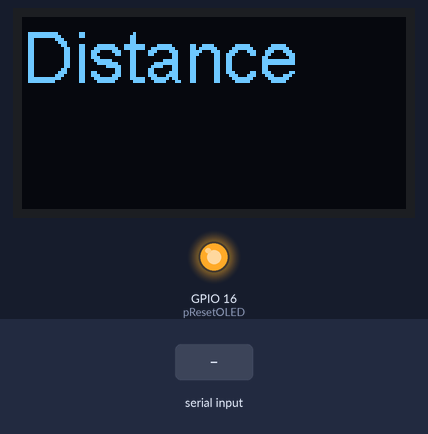
Recording of a sketch running on a simulated ESP32. On the bench: 128×64 one-colour display, output pins drawn as LEDs (lit = HIGH). Inputs (shaded band) come from the test bench. What the sketch prints to the serial monitor is not drawn.

Above: at 1.2 s.
1.3 s: "1" received over the second serial link
At 3.6 s:
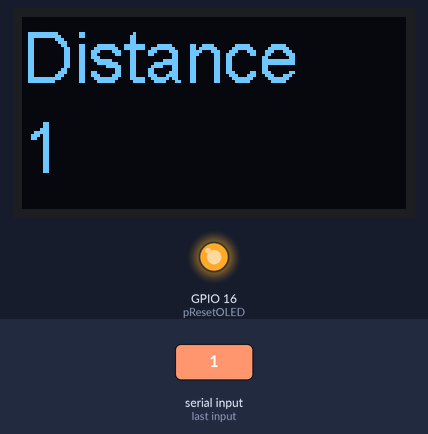
6.2 s: "0" received over the second serial link
At 10.3 s:
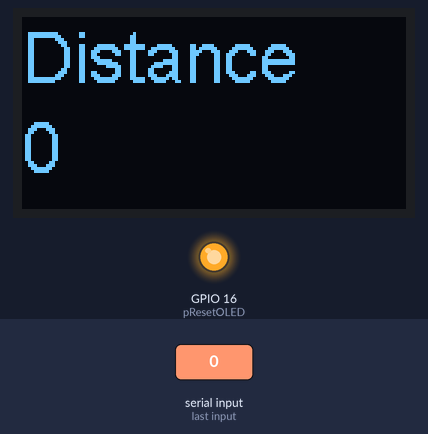
10.6 s: "2" received over the second serial link
At 13.2 s:
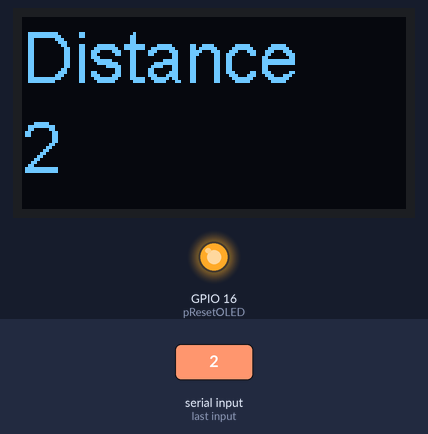
Timing chart, 0 to 14.7 s (numbered marks = the images above; inputs shaded):
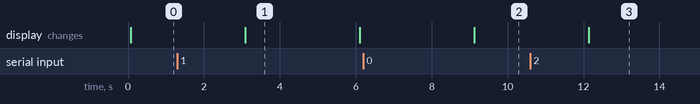

Measured:
- after the input at 1.3 s, the display: changes after 1.8 s (image 1)
- after the input at 6.2 s, the display: changes after 2.9 s (image 2)
- after the input at 10.6 s, the display: changes after 1.5 s (image 3)
- what the display in image 1 shows lasts 3.0 s, from 3.1 s to 6.1 s

The sketch:

Test_OLED_heltec_LASER_703A_9_1_2021v12.ino
```cpp
#define RXD2 17
#define TXD2 23
int received ;
String packet ;


// OLED Library https://github.com/ThingPulse/esp8266-oled-ssd1306
#include <SSD1306.h>


//OLED pins to ESP32 GPIOs on Heltec LoRa32:
//OLED_SDA -- GPIO4
//OLED_SCL -- GPIO15
//OLED_RST -- GPIO16

SSD1306  display(0x3c, 4, 15);
const int pResetOLED = 16;

void setup() {
  // put your setup code here, to run once:
    pinMode(pResetOLED, OUTPUT);
    digitalWrite(pResetOLED, LOW);         // set GPIO16 low to reset OLED
    delay(50);
    digitalWrite(pResetOLED, HIGH);        // while OLED is running, must set GPIO16 in high
    display.init(); // Initialising the UI will init the display too.
    display.flipScreenVertically();
    display.setFont(ArialMT_Plain_24);
    display.setTextAlignment(TEXT_ALIGN_LEFT);
    Serial.begin(19200);
    // Serial connected to LIDAR sensor
    Serial2.begin(19200, SERIAL_8N1, RXD2, TXD2);

}

void loop() {
  // put your main code here, to run repeatedly:
 Serial2.println( "F" );
 //delay(1000);
 display.clear();

 packet ="";

while (Serial2.available()>0 && received !=44)
  {
    received = Serial2.read();
    packet += (char) received;

  }
  //this clears the rest of the buffer after ','
  while (Serial2.available()>0)
  {
    received = Serial2.read();
  }
  display.drawString(0 , 0 , "Distance");
  display.drawString(0 , 30 , packet);
  display.display();
  Serial.println(packet);
  received=0;
  delay(3000);
}
```
